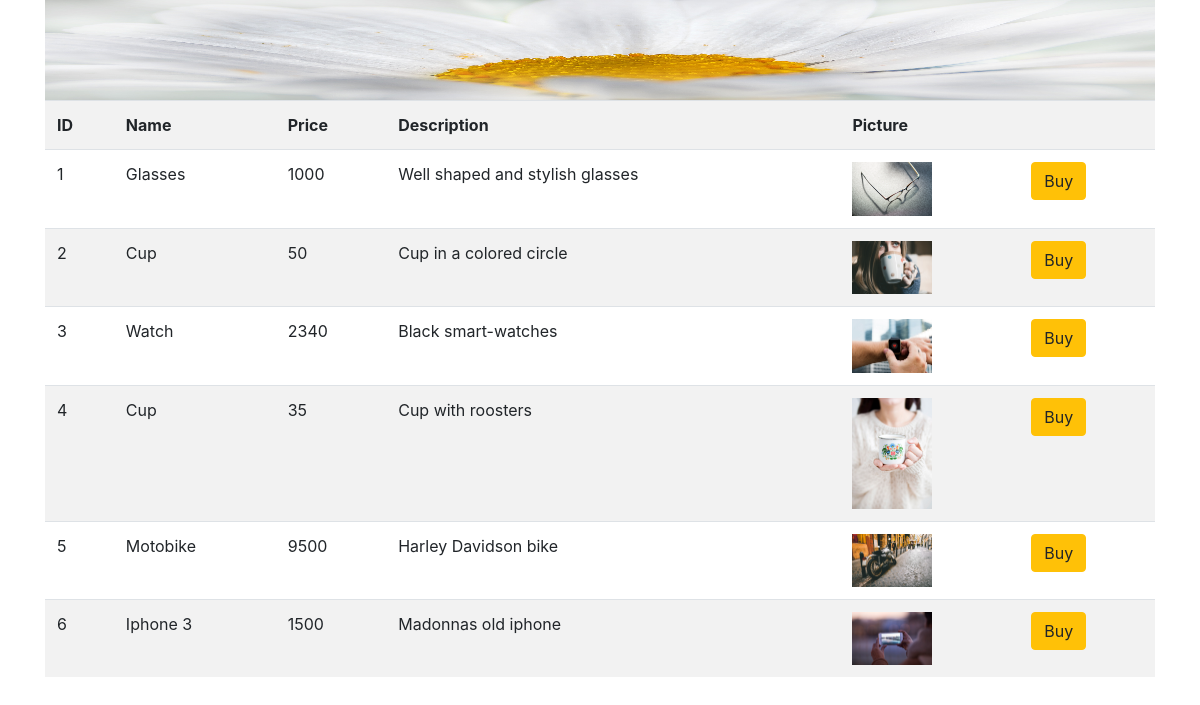
The page / on the database its author committed.
### tables this page shows
CREATE TABLE `product` (
  `id` int(50) NOT NULL,
  `name` varchar(50) NOT NULL,
  `price` int(10) NOT NULL,
  `description` varchar(100) NOT NULL,
  `picture` varchar(100) NOT NULL
);

### index.php (the view, shortened to what this page needs)
  <?php include "header.php"?>
<?php
require_once('connect.php');
$query = "SELECT * FROM product";
$table = mysqli_query($connection , $query)
          or die (mysqli_error($connection));
?>
<table class= 'table table-striped'>
<tr>
    <th>ID</th>
    <th>Name</th>
    <th>Price</th>
    <th>Description</th>
    <th>Picture</th>
    <th></th>
</tr>
<?php while($row = $table->fetch_assoc()) :
$picture = "<img src = './pics/" . $row ['picture'] ."' alt = 'goods' width = '80'>" ;
    ?>
<tr>
   <?php $name =  $row ['name'];?>
    <td><?php echo $row ['id'];?></td>
    <td><?php echo ucfirst($name);?></td>
    <td><?php echo $row ['price']; ?></td>
    <td><?php echo $row ['description']; ?></td>
    <td><?php echo $picture; ?></td>
    <td>
        <form action= 'update.php' method='post'>
            <input type="submit" value="Buy"
                   class="btn btn-warning">
        </form>
    </td>
</tr>
<?php
endwhile;
 ?>
</table>
</body>
</html>

### header.php (shortened to what this page needs)
<!DOCTYPE html>
<html lang="en">
<head>
    <link rel="stylesheet" href="https://maxcdn.bootstrapcdn.com/bootstrap/4.0.0/css/bootstrap.min.css">
    <link rel="stylesheet" type="text/css" href="css.css">
</head>
<body class="container">
    <img src="./pics/logo.jpeg" alt="logo" width="100%" height = "100">

### rows shown on the page
product: id "1", name "Glasses", price "1000", description "Well shaped and stylish glasses", picture (picture)
product: id "2", name "Cup", price "50", description "Cup in a colored circle", picture (picture)
product: id "3", name "Watch", price "2340", description "Black smart-watches", picture (picture)
product: id "4", name "Cup", price "35", description "Cup with roosters", picture (picture)
product: id "5", name "Motobike", price "9500", description "Harley Davidson bike", picture (picture)
product: id "6", name "Iphone 3", price "1500", description "Madonnas old iphone", picture (picture)
